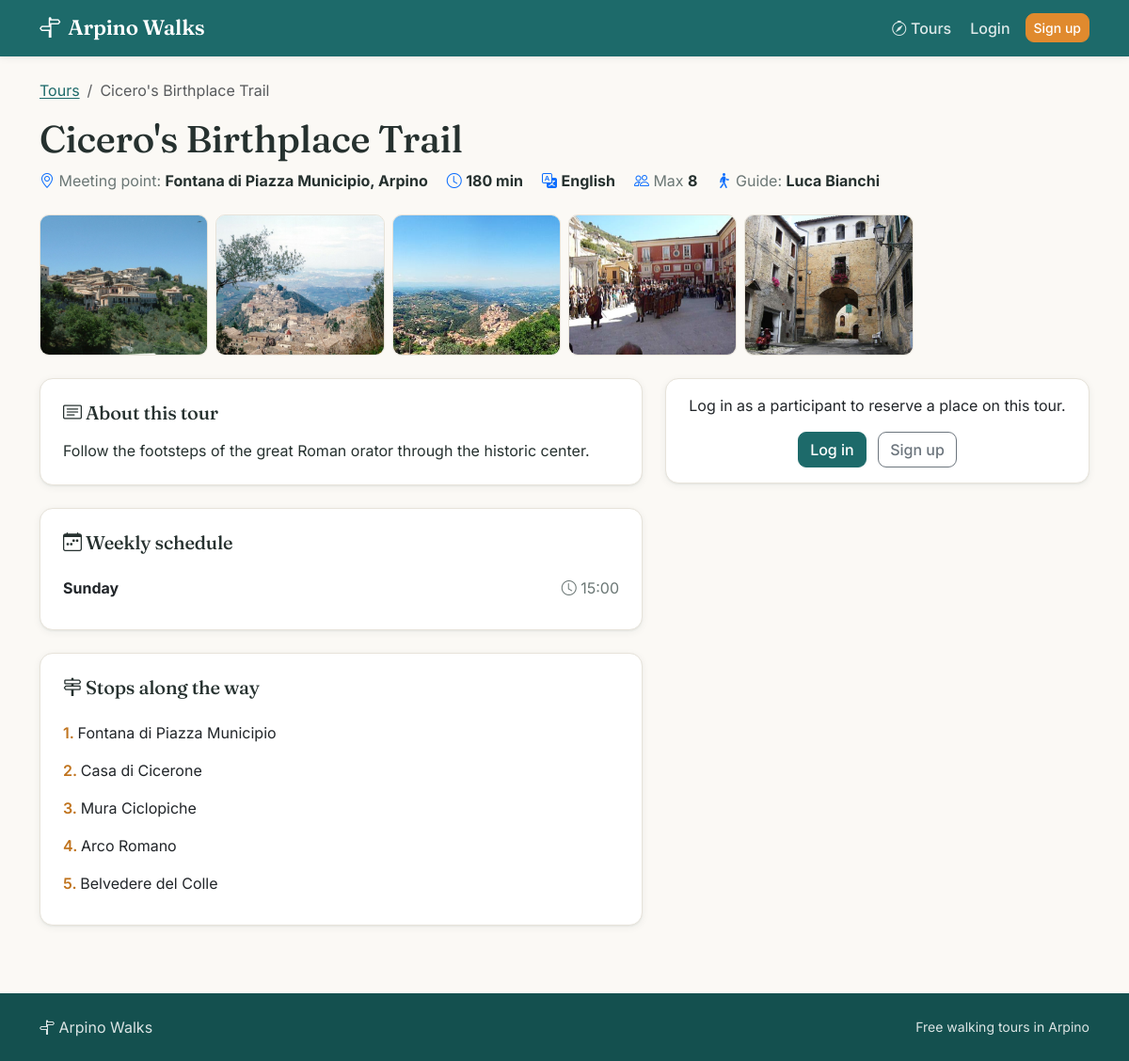
Page /tours/2 on the committed database.
### tables this page shows
CREATE TABLE tours (
    id INTEGER PRIMARY KEY AUTOINCREMENT,
    guide_id INTEGER NOT NULL,
    title TEXT NOT NULL,
    meeting_point TEXT NOT NULL,
    duration_minutes INTEGER NOT NULL CHECK(duration_minutes > 0),
    language TEXT NOT NULL CHECK(language IN ('Italian', 'English', 'Spanish', 'Portuguese', 'German')),
    max_participants INTEGER NOT NULL CHECK(max_participants > 0),
    description TEXT NOT NULL,
    created_at TEXT NOT NULL,
    FOREIGN KEY (guide_id) REFERENCES users(id) ON DELETE CASCADE
);

CREATE TABLE tour_photos (
    id INTEGER PRIMARY KEY AUTOINCREMENT,
    tour_id INTEGER NOT NULL,
    image_path TEXT NOT NULL,
    photo_order INTEGER NOT NULL CHECK(photo_order BETWEEN 1 AND 5),
    UNIQUE(tour_id, photo_order),
    FOREIGN KEY (tour_id) REFERENCES tours(id) ON DELETE CASCADE
);

CREATE TABLE tour_schedules (
    id INTEGER PRIMARY KEY AUTOINCREMENT,
    tour_id INTEGER NOT NULL,
    weekday INTEGER NOT NULL CHECK(weekday BETWEEN 0 AND 6),
    start_time TEXT NOT NULL,
    UNIQUE(tour_id, weekday),
    FOREIGN KEY (tour_id) REFERENCES tours(id) ON DELETE CASCADE
);

CREATE TABLE tour_stops (
    id INTEGER PRIMARY KEY AUTOINCREMENT,
    tour_id INTEGER NOT NULL,
    stop_order INTEGER NOT NULL CHECK(stop_order > 0),
    stop_name TEXT NOT NULL,
    UNIQUE(tour_id, stop_order),
    FOREIGN KEY (tour_id) REFERENCES tours(id) ON DELETE CASCADE
);

### app.py (the view)
@app.route("/tours/<int:tour_id>")
def tour_detail(tour_id):
    tour = tour_dao.get_tour_by_id(tour_id)
    if tour is None:
        flash("Tour not found.", "warning")
        return redirect(url_for("index"))
    schedules = tour_schedule_dao.get_schedules_by_tour(tour_id)
    stops = tour_stop_dao.get_stops_by_tour(tour_id)
    photos = tour_photo_dao.get_photos_by_tour(tour_id)
    available_dates = []
    if current_user.is_authenticated:
        available_dates = reservation_utils.get_available_dates_for_tour(schedules)
    return render_template(
        "tour_detail.html",
        tour=tour,
        schedules=schedules,
        stops=stops,
        photos=photos,
        available_dates=available_dates,
        weekday_names=valid_utils.WEEKDAY_NAMES
        )

### dao/tour_dao.py (called while the page is built)
def get_tour_by_id(tour_id):
    conn = get_connection()
    cur = conn.cursor()
    cur.execute("""
        SELECT
            t.id,
            t.guide_id,
            t.title,
            t.meeting_point,
            t.duration_minutes,
            t.language,
            t.max_participants,
            t.description,
            t.created_at,
            u.first_name || ' ' || u.last_name AS guide_name
        FROM tours t
        JOIN users u ON t.guide_id = u.id
        WHERE t.id = ?
    """, (tour_id,))
    tour = cur.fetchone()
    cur.close()
    conn.close()
    return tour

### dao/tour_photo_dao.py (called while the page is built)
def get_photos_by_tour(tour_id):
    conn = get_connection()
    cur = conn.cursor()
    cur.execute("""
        SELECT photo_order, image_path
        FROM tour_photos
        WHERE tour_id = ?
        ORDER BY photo_order
    """, (tour_id,))
    photos = cur.fetchall()
    cur.close()
    conn.close()
    return photos

### dao/tour_schedule_dao.py (called while the page is built)
def get_schedules_by_tour(tour_id):
    conn = get_connection()
    cur = conn.cursor()
    cur.execute("""
        SELECT weekday, start_time
        FROM tour_schedules
        WHERE tour_id = ?
        ORDER BY weekday
    """, (tour_id,))
    schedules = cur.fetchall()
    cur.close()
    conn.close()
    return schedules

### dao/tour_stop_dao.py (called while the page is built)
def get_stops_by_tour(tour_id):
    conn = get_connection()
    cur = conn.cursor()
    cur.execute("""
        SELECT stop_order, stop_name
        FROM tour_stops
        WHERE tour_id = ?
        ORDER BY stop_order
    """, (tour_id,))
    stops = cur.fetchall()
    cur.close()
    conn.close()
    return stops

### db/database.py (called while the page is built)
def get_connection():
    conn = sqlite3.connect(DB_PATH)
    conn.row_factory = sqlite3.Row
    conn.execute("PRAGMA foreign_keys = ON;")
    return conn

### templates/tour_detail.html (shortened to what this page needs)
{% extends 'base.html' %}
{% block content %}
<nav aria-label="breadcrumb">
    <ol class="breadcrumb small">
        <li class="breadcrumb-item"><a href="{{ url_for('index') }}">Tours</a></li>
        <li class="breadcrumb-item active" aria-current="page">{{ tour.title }}</li>
    </ol>
</nav>
<header class="mb-4">
    <h1 class="mb-2">{{ tour.title }}</h1>
    <div class="detail-meta">
        <span><i class="bi bi-geo-alt text-primary"></i> Meeting point: <strong>{{ tour.meeting_point }}</strong></span>
        <span><i class="bi bi-clock text-primary"></i> <strong>{{ tour.duration_minutes }} min</strong></span>
        <span><i class="bi bi-translate text-primary"></i> <strong>{{ tour.language }}</strong></span>
        <span><i class="bi bi-people text-primary"></i> Max <strong>{{ tour.max_participants }}</strong></span>
        <span><i class="bi bi-person-walking text-primary"></i> Guide: <strong>{{ tour.guide_name }}</strong></span>
    </div>
</header>
{% if photos %}
<section class="row g-2 mb-4">
    {% for photo in photos %}
    <div class="col-6 col-md-4 col-lg-2">
        <img src="{{ url_for('static', filename=photo.image_path) }}" alt="Photo of {{ tour.title }}" class="gallery-img">
    </div>
    {% endfor %}
</section>
{% endif %}
<div class="row g-4">
    <div class="col-12 col-lg-7">
        <section class="panel mb-4">
            <h2 class="section-title h5"><i class="bi bi-card-text"></i> About this tour</h2>
            <p class="mb-0">{{ tour.description }}</p>
        </section>
        <section class="panel mb-4">
            <h2 class="section-title h5"><i class="bi bi-calendar-week"></i> Weekly schedule</h2>
            {% if schedules %}
            <ul class="list-group list-group-flush">
                {% for schedule in schedules %}
                <li class="list-group-item px-0 d-flex justify-content-between">
                    <span><strong>{{ weekday_names[schedule.weekday] }}</strong></span>
                    <span class="text-muted"><i class="bi bi-clock"></i> {{ schedule.start_time }}</span>
                </li>
                {% endfor %}
            </ul>
            {% else %}
            <p class="text-muted mb-0">No schedule available.</p>
            {% endif %}
        </section>
        <section class="panel">
            <h2 class="section-title h5"><i class="bi bi-signpost-2"></i> Stops along the way</h2>
            {% if stops %}
            <ol class="list-group list-group-numbered">
                {% for stop in stops %}
                <li class="list-group-item border-0 px-0">{{ stop.stop_name }}</li>
                {% endfor %}
            </ol>
            {% else %}
            <p class="text-muted mb-0">No stops listed for this tour.</p>
            {% endif %}
        </section>
    </div>
    <div class="col-12 col-lg-5">
        {% if current_user.is_authenticated and current_user.role == "participant" %}
        <div class="card shadow-sm">
            <div class="card-body">
                <h2 class="h5 card-title mb-3"><i class="bi bi-ticket-perforated text-primary"></i> Reserve a place</h2>
                {% if available_dates %}
                <form method="POST" action="{{ url_for('reserve_tour', tour_id=tour.id) }}">
                    <div class="mb-3">
                        <label for="tour_date" class="form-label">Choose a date</label>
                        <select id="tour_date" name="tour_date" class="form-select" required>
                            <option value="" disabled selected>Select a date...</option>
                            {% for slot in available_dates %}
                            <option value="{{ slot.date }}">{{ slot.date }} — {{ slot.weekday }} at {{ slot.start_time }}</option>
                            {% endfor %}
                        </select>
                    </div>
                    <div class="mb-3">
                        <label class="form-label">Additional participants <span class="text-muted fw-normal">(optional, max 3)</span></label>
                        <p class="text-muted small mb-2">Your reservation already includes you.</p>
                        <div id="guest-list"></div>
                        <button type="button" class="btn btn-outline-secondary btn-sm mt-1" id="add-guest-btn">
                            <i class="bi bi-plus-lg"></i> Add person
                        </button>
                        <p class="text-muted small mt-1" id="guest-limit-msg" style="display: none;">
                            Maximum of 3 additional participants reached.
                        </p>
                    </div>
                    <div class="d-grid">
                        <button type="submit" class="btn btn-primary"><i class="bi bi-check2-circle"></i> Confirm reservation</button>
                    </div>
                </form>
                {% else %}
                <div class="empty-state py-3">
                    <i class="bi bi-calendar-x"></i>
                    <p class="mt-2 mb-0 small">No available dates for this tour in the next 30 days.</p>
                </div>
                {% endif %}
            </div>
        </div>
        {% elif not current_user.is_authenticated %}
        <div class="card shadow-sm">
            <div class="card-body text-center">
                <p class="mb-3">Log in as a participant to reserve a place on this tour.</p>
                <a href="{{ url_for('login') }}" class="btn btn-primary">Log in</a>
                <a href="{{ url_for('register') }}" class="btn btn-outline-secondary ms-2">Sign up</a>
            </div>
        </div>
        {% endif %}
    </div>
</div>
{% endblock %}

### static/styles/styles.css (style rules this page uses)
:root { --brand: #1d6a6a; --brand-dark: #14504f; --brand-soft: #e7f1f0; --accent: #e08a2e; --accent-dark: #c0741f; --paper: #fbf9f5; --surface: #ffffff; --ink: #26312f; --muted: #6b7775; --line: #e7e3da; --radius: 14px; --shadow-sm: 0 1px 2px rgba(20, 50, 49, .06), 0 2px 8px rgba(20, 50, 49, .06); --shadow-md: 0 6px 24px rgba(20, 50, 49, .10); }
body { background-color: var(--paper); color: var(--ink); font-family: "Inter", system-ui, -apple-system, "Segoe UI", Roboto, sans-serif; display: flex; flex-direction: column; min-height: 100vh; }
h1, h2, h3, h4, .navbar-brand { font-family: "Fraunces", Georgia, "Times New Roman", serif; color: var(--ink); letter-spacing: -.01em; }
a { color: var(--brand); text-decoration-thickness: 1px; text-underline-offset: 2px; }
.text-muted { color: var(--muted) !important; }
.section-title { font-size: 1.25rem; margin-bottom: 1rem; }
.card { border: 1px solid var(--line); border-radius: var(--radius); background: var(--surface); box-shadow: var(--shadow-sm); }
.card.shadow-sm { box-shadow: var(--shadow-sm) !important; }
.btn { border-radius: 9px; font-weight: 500; }
.btn-primary { --bs-btn-bg: var(--brand); --bs-btn-border-color: var(--brand); --bs-btn-hover-bg: var(--brand-dark); --bs-btn-hover-border-color: var(--brand-dark); --bs-btn-active-bg: var(--brand-dark); --bs-btn-active-border-color: var(--brand-dark); --bs-btn-disabled-bg: var(--brand); --bs-btn-disabled-border-color: var(--brand); }
.panel { background: var(--surface); border: 1px solid var(--line); border-radius: var(--radius); box-shadow: var(--shadow-sm); padding: 1.5rem; }
.gallery-img { width: 100%; height: 150px; object-fit: cover; border-radius: 10px; border: 1px solid var(--line); }
.detail-meta { display: flex; flex-wrap: wrap; gap: .5rem 1.25rem; color: var(--muted); }
.detail-meta span strong { color: var(--ink); }
.list-group-numbered .list-group-item::before { color: var(--accent-dark); font-weight: 600; }

### rows in the picture
tours: title "Cicero's Birthplace Trail", meeting_point "Fontana di Piazza Municipio, Arpino", duration_minutes "180", language "English", max_participants "8", description "Follow the footsteps of the great Roman orator through the historic center."
tour_photos: image_path (picture)
tour_photos: image_path (picture)
tour_photos: image_path (picture)
tour_photos: image_path (picture)
tour_photos: image_path (picture)
tour_schedules: weekday "Sunday", start_time "15:00"
tour_stops: stop_name "Fontana di Piazza Municipio"
tour_stops: stop_name "Casa di Cicerone"
tour_stops: stop_name "Mura Ciclopiche"
tour_stops: stop_name "Arco Romano"
tour_stops: stop_name "Belvedere del Colle"

### other values in the picture
{{ tour.guide_name }} "Luca Bianchi"
